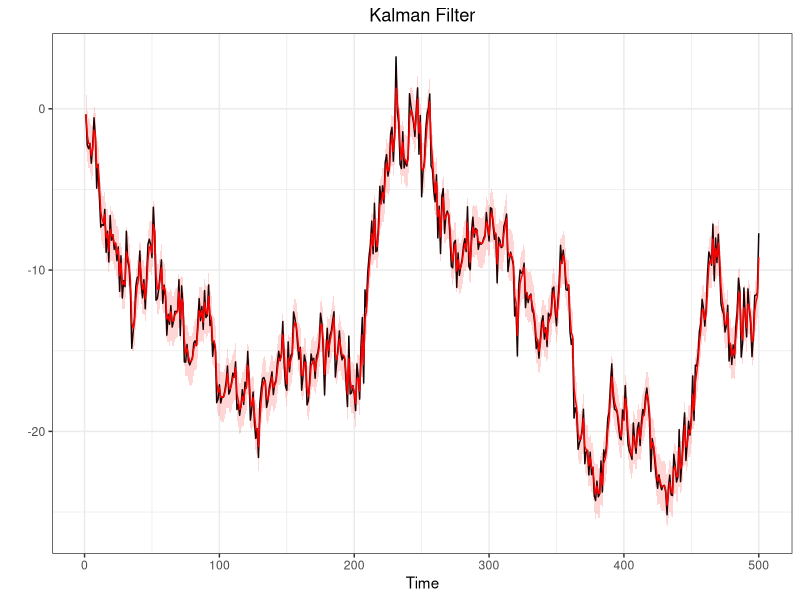

R code for this plot: (Note: this script raises an error after producing the figure.)
#@@@@@@@@@@@@@@@@@@@@##
#SEQUENTIAL MONTECARLO#
#@@@@@@@@@@@@@@@@@@@@##
library(ggplot2)
q025=function(x){quantile(x,0.025)}
q975=function(x){quantile(x,0.975)}


#Generate a random walk plus noise
#---------------------------------
#n = sample dim
#sigma = obs noise variance
#tau = state noise variance
#x0 = init state

dlm.sim = function(n,sigma,tau,x0){
  x    = rep(0,n)  #state process
  y    = rep(0,n)  #obs process
  x[1] = rnorm(1,x0,tau)
  y[1] = rnorm(1,x[1],sigma)
  for (t in 2:n){
    x[t] = rnorm(1,x[t-1],tau)
    y[t] = rnorm(1,x[t],sigma)
  }
  return(list(x=x,y=y))
}

#Filtering, using data
#---------------------
#y = observed data

DLM = function(y,sigma2,tau2,m0,C0){
  n = length(y)
  m = rep(0,n)
  C = rep(0,n)
  for (t in 1:n){
    if (t==1){
      a = m0
      R = C0 + tau2
    }else{
      a = m[t-1]
      R = C[t-1] + tau2
    }
    A = R/(R+sigma2)
    m[t] = (1-A)*a + A*y[t]
    C[t] = A*sigma2
  }
  return(list(m=m,C=C))
}

#Generate a random walk plus noise
#---------------------------------
n=500
tau2=1
sigma2=1
sigma=sqrt(sigma2)
tau=sqrt(tau2)
x0=0

sim<-dlm.sim(n,sigma,tau,x0)
y<-sim$y
x<-sim$x

#Kalman Filter
#-------------
m0=0
C0=100
filtval<-DLM(y,sigma2,tau2,m0,C0)
m<-filtval$m
C<-filtval$C
Low = m + qnorm(0.025)*sqrt(C)
Up = m + qnorm(0.975)*sqrt(C)

#Put everything in a data frate (for ggplot)
timeframe<-c(1:length(y))
DLM.df<-data.frame(timeframe,y,x,m,C,Low,Up)

#Plots (observetions in black and filtered states in red)
ggplot(DLM.df,aes(x=timeframe))+
  geom_line(aes(y=y))+
  geom_line(aes(y=m),col="red")+
  geom_ribbon(aes(ymin = Low, ymax = Up),
              fill="red",alpha=0.16) +
  labs(x="Time",
       y="")+
  ggtitle("Kalman Filter")+
  theme_bw()+
  theme(plot.title = element_text(hjust = 0.5))

#Sequential Importance Sampling
#------------------------------
#This function produce sequential importance samples
#for Space state model that have linear gaussian state process
#y=data
#N=n°sample produced
#m0,c0,tau and sigma specified as above
#It returns xs,ws and ess which are respectively the filtered states
#the relative weight and the effective sample size for any period.

SISfun<-function(data,N,m0,C0,tau,sigma){
xs<-NULL
ws<-NULL
ess<-NULL
x  = rnorm(N,m0,sqrt(C0))
w  = rep(1/N,N)
for(t in 1:length(data)){
  x    = rnorm(N,x,tau)                   #sample from N(x_{0},tau)
  w    = w*dnorm(data[t],x,sigma)         #update weight
  wnorm= w/sum(w)                         #normalized weight
  ESS  = 1/sum(wnorm^2)                   #effective sample size
  draw = sample(x,size=N,replace=T,prob=wnorm)
  xs = rbind(xs,draw)
  ws = rbind(ws,wnorm)
  ess =rbind(ess,ESS)
}
return(list(xs=xs,ws=ws,ess=ess))
}
#Nota: il SIS così costruito (Chopin-Papastiliopoluos) 
#ha problemi con i pesi infatti wnorm dopo un po di iteraioni 
#è un vettore (0,0,...,0,1) dopodichè da errore

#post-estimation command: plot the filtered states
SISfilterplot<-function(data,sisfun){
  require(ggplot2)
  mx = apply(sisfun$xs,1,median)
  lx = apply(sisfun$xs,1,q025)
  ux = apply(sisfun$xs,1,q975)
  
  timeframe<-c(1:length(data))
  SIS.df<-data.frame(timeframe,data,mx,lx,ux)
  
  ggplot(SIS.df,aes(x=timeframe))+
    geom_line(aes(y=data))+
    geom_line(aes(y=mx),col="red")+
    geom_ribbon(aes(ymin = lx, ymax = ux),
                fill="red",alpha=0.16) +
    labs(x="Time",
         y="")+
    ggtitle("SIS filter")+
    theme_bw()+
    theme(plot.title = element_text(hjust = 0.5))
}



#Sequential Importance Sampling with Resampling
#----------------------------------------------
SISRfun<-function(data,N,m0,C0,tau,sigma){
ws  = NULL
xs  = NULL
ess = NULL
x   = rnorm(N,m0,sqrt(C0))
w   = rep(1/N,N)
n   = length(data)
for (t in 1:n){
  x1  = rnorm(N,x,tau)
  w   = dnorm(data[t],x1,sigma)
  w   = w/sum(w)
  ESS = 1/sum(w^2)
  x   = sample(x1,size=N,replace=T,prob=w)
  xs  = rbind(xs,x)
  ws  = rbind(ws,w/sum(w))
  ess = c(ess,ESS)
}
return(list(xs=xs,ws=ws,ess=ess))
}
#again a post estimation command
SISRfilterplot<-function(data,sisrfun){
  require(ggplot2)
  mx = apply(sisrfun$xs,1,median)
  lx = apply(sisrfun$xs,1,q025)
  ux = apply(sisrfun$xs,1,q975)
  
  timeframe<-c(1:length(data))
  SIS.df<-data.frame(timeframe,data,mx,lx,ux)
  
  ggplot(SIS.df,aes(x=timeframe))+
    geom_line(aes(y=data))+
    geom_line(aes(y=mx),col="red")+
    geom_ribbon(aes(ymin = lx, ymax = ux),
                fill="red",alpha=0.16) +
    labs(x="Time",
         y="")+
    ggtitle("SISR filter")+
    theme_bw()+
    theme(plot.title = element_text(hjust = 0.5))
}

#ESS-based Adaptive Resampling
#-----------------------------
g<-ESSARfun(y,1000,0,100,1,1)
s<-SISRfun(y,1000,0,100,1,1)
ESSARfun<-function(data,N,m0,C0,tau,sigma){
  xs<-NULL
  ws<-NULL
  ess<-NULL
  x  = rnorm(N,m0,sqrt(C0))
  w  = rep(1/N,N)
  wnorm= w/sum(w)
  ESS  = 1/sum(wnorm^2)  
  for(t in 1:length(data)){
   
     if(ESS<(N/2)){
      x  =  rnorm(N,draw,tau)
      w   = dnorm(data[t],x,sigma)
      wnorm= w/sum(w)
      draw   = sample(x,size=N,replace=T,prob=wnorm)
      xs = rbind(xs,draw)
    }else{
      x    = rnorm(N,x,tau) 
      w    = w*dnorm(data[t],x,sigma)
      wnorm= w/sum(w)
      draw = sample(x,size=N,replace=T,prob=wnorm)
      xs = rbind(xs,draw)}
    
    ESS  = 1/sum(wnorm^2)  
    ws = rbind(ws,wnorm)
    ess =rbind(ess,ESS)
  }
  return(list(xs=xs,ws=ws,ess=ess))
}

#ESS-based adaptive resampling specificato da libro Petris
#---------------------------------------------------------
BPFfun<-function(data,N,m0,C0,tau,sigma){
  xs<-NULL
  ws<-NULL
  ess<-NULL
  x  = rnorm(N,m0,sqrt(C0))
  w  = rep(1/N,N)
  for(t in 1:length(data)){
    
    x    = rnorm(N,x,tau) 
    w    = w*dnorm(data[t],x,sigma)
    wnorm= w/sum(w)
    ESS  = 1/sum(wnorm^2)  
    
    if(ESS<(N/2)){
      index<-sample(N,size=N,replace=T,prob=wnorm)
      x<-x[index]
      w<-rep(1/N,N)
      wnorm= w/sum(w)
    }else{}
    
    draw   = sample(x,size=N,replace=T,prob=wnorm)
      
    xs = rbind(xs,draw)
    ws = rbind(ws,wnorm)
    ess =rbind(ess,ESS)
  }
  return(list(xs=xs,ws=ws,ess=ess))
}

#Auxiliary Particle Filter
#-------------------------
APFfun<-function(data,N,m0,C0,tau,sigma){
  ws  = NULL
  xs  = NULL
  ess = NULL
  x   = rnorm(N,m0,sqrt(C0))
  w   = rep(1/N,N)
  for (t in 1:n){
    w0  = dnorm(data[t],x,sigma)
    k   = sample(1:N,size=N,replace=TRUE,prob=w0)
    x1  = rnorm(N,x[k],tau)
    lw  = dnorm(data[t],x1,sigma,log=TRUE)-dnorm(data[t],x[k],sigma,log=TRUE)
    w   = exp(lw-max(lw))
    w   = w/sum(w)
    ESS = 1/sum(w^2)
    x   = sample(x1,size=N,replace=T,prob=w)
    xs  = rbind(xs,x)
    ws  = rbind(ws,w/sum(w))
    ess = c(ess,ESS)
  }
  return(list(xs=xs,ws=ws,ess=ess))
}

#.................................................
#Filtervalues is a function that computes the mean
#and the variance of a SISR already estimated (post estimation command)
Filtervalues<-function(fun){
  xhat<-sapply(1:n,function(i)
    weighted.mean(fun$xs[i,],fun$ws[i,]))
  sdhat<-sapply(1:n,function(i)
    sqrt(weighted.mean((fun$xs[i,]-xhat[i])^2,fun$ws[i,])))
  
  return(list(mean=xhat,sd=sdhat))
  
}
#Example of Comparison (do in GGPLOT if possible)
h<-SISRfun(y,N,m0,C0,tau,sigma)
Var<-Filtervalues(h)$var
plot(sqrt(C),type="l",ylim=c(0.4,1))
par(new=T)
plot(Var,type="l",col="red",ylim=c(0.4,1))

#Filterplot is a function similar to Filtervalues 
#returning plots of median and quantiles
Filterplot<-function(data,fun,title){
  require(ggplot2)
  mx = apply(fun$xs,1,median)
  lx = apply(fun$xs,1,q025)
  ux = apply(fun$xs,1,q975)
  
  timeframe<-c(1:length(data))
  df<-data.frame(timeframe,data,mx,lx,ux)
  
  ggplot(df,aes(x=timeframe))+
    geom_line(aes(y=data))+
    geom_line(aes(y=mx),col="red")+
    geom_ribbon(aes(ymin = lx, ymax = ux),
                fill="red",alpha=0.16) +
    labs(x="Time",
         y="")+
    ggtitle(title)+
    theme_bw()+
    theme(plot.title = element_text(hjust = 0.5))
}
